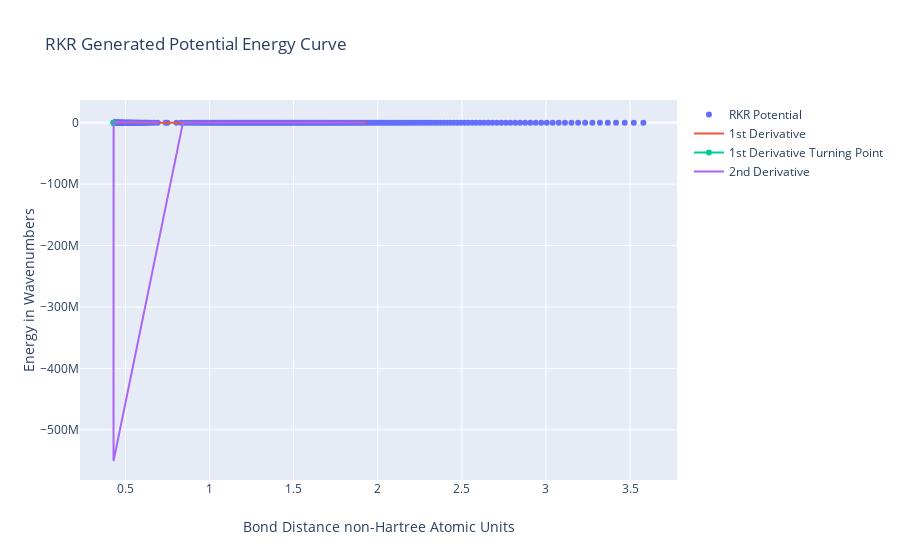

Notebook source saved alongside this figure:
### Code cell
#Lists to hold data 
x = []
y = []
ddX = []
ddX2 = []
ddx = []
ddx2 = []
leftAsympCutOff = False

#Loop to generate all data to graph
print("Building RKR Potential")
for v in tqdm(np.arange(-.499, 16, .1)):
    
    energy = E(v)
    xPoints = RKR(v)
    
    if(len(x) != 0):
        #Compute First Derivative
        ddX.append( (min(xPoints) + min(x[-2:])) / 2 )
        slope = (energy-y[-1]) / ( min(xPoints) - min(x[-2:]) )
        ddx.append( slope )
        
        if(len(ddx) > 1):
            #Compute 2nd Derivative
            ddX2.append( (ddX[-2] + ddX[-1]) / 2 )
            ddx2.append( (ddx[-1] - ddx[-2]) / (ddX[-1] - ddX[-2]) )
            
            #Determine if Cutoff should be used
            if(ddx2[-1] <= 0):
                leftAsympCutOff = True
                
    if(not leftAsympCutOff):
        x.extend( xPoints )
        y.extend( [energy] * 2 )
    else:
        x.append(max(xPoints))
        y.append(energy)
        
print("Graphing Potential")
#Prepare data for graphing
figure = {
    "data":[
        {
            "type":"scatter",
            "x":x,
            "y":y,
            "connectgaps":True,
            "mode":"markers",
            "name":"RKR Potential",
        }
    ],
    
    "layout":{
        "xaxis":{"title":"Bond Distance non-Hartree Atomic Units"},
        "yaxis":{"title":"Energy in Wavenumbers"},
        "title":{"text":"RKR Generated Potential Energy Curve"}
    }
}

figure["data"].append(
    {
        "type":"scatter",
        "x":ddX,
        "y":ddx,
        "name":"1st Derivative"
    }
)

figure["data"].append(
    {
        "type":"scatter",
        "x":[ddX[ddx.index(min(ddx))]] * 2,
        "y":[0, pow(10, 4) * 2],
        "name":"1st Derivative Turning Point"
    }
)

figure["data"].append(
    {
        "type":"scatter",
        "x":ddX2,
        "y":ddx2,
        "name":"2nd Derivative"
    }
)

iplot(figure)

### Figure 1 — Plotly figure (JSON) as saved in the notebook; plotly's stock layout.template omitted (floating-point values rounded to 4 significant figures; data arrays with more than 128 entries replaced by an {"elided": "..."} marker saying what was removed)
{"data": [{"connectgaps": true, "mode": "markers", "name": "RKR Potential", "type": "scatter", "x": {"elided": "274 float values"}, "y": {"elided": "274 float values"}}, {"name": "1st Derivative", "type": "scatter", "x": {"elided": "164 float values"}, "y": {"elided": "164 float values"}}, {"name": "1st Derivative Turning Point", "type": "scatter", "x": [0.4298, 0.4298], "y": [0, 20000]}, {"name": "2nd Derivative", "type": "scatter", "x": {"elided": "163 float values"}, "y": {"elided": "163 float values"}}], "layout": {"title": {"text": "RKR Generated Potential Energy Curve"}, "xaxis": {"title": {"text": "Bond Distance non-Hartree Atomic Units"}}, "yaxis": {"title": {"text": "Energy in Wavenumbers"}}}}
